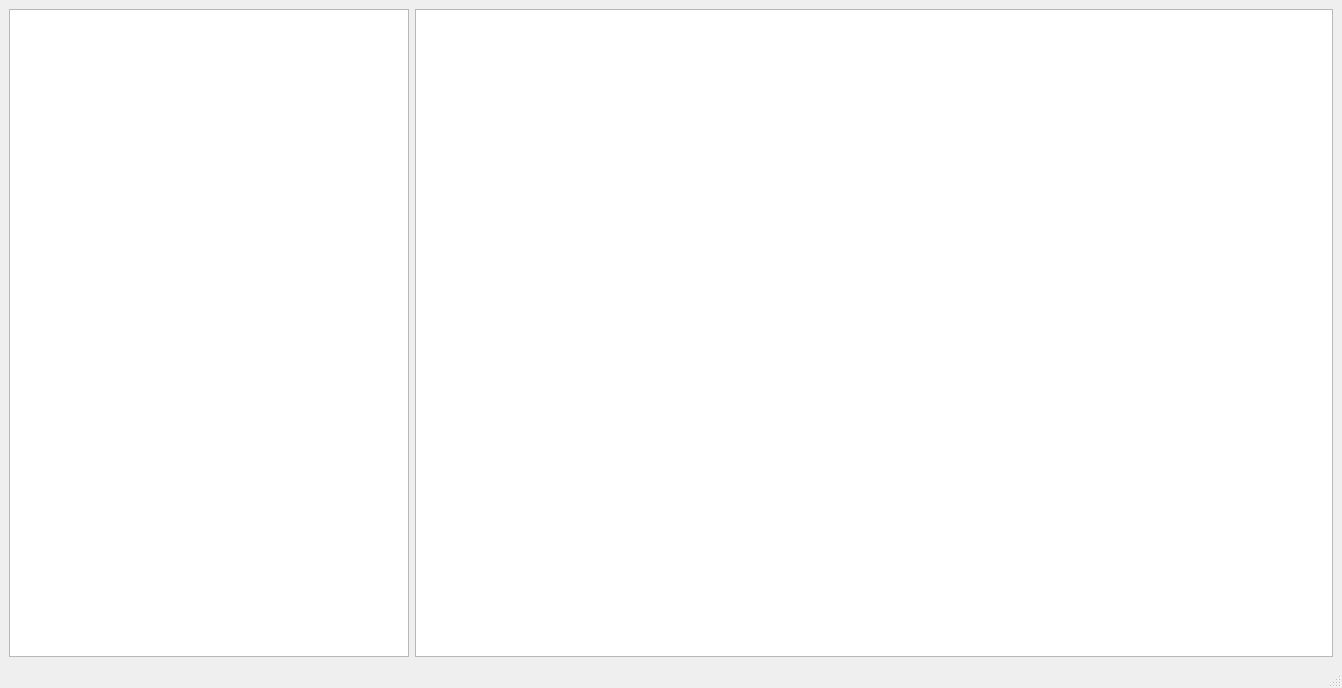
<?xml version="1.0" encoding="UTF-8"?>
<ui version="4.0">
 <class>MainWindow</class>
 <widget class="QMainWindow" name="MainWindow">
  <property name="geometry">
   <rect>
    <x>0</x>
    <y>0</y>
    <width>1342</width>
    <height>688</height>
   </rect>
  </property>
  <property name="windowTitle">
   <string>Просмотр картинок</string>
  </property>
  <widget class="QWidget" name="centralwidget">
   <property name="maximumSize">
    <size>
     <width>1342</width>
     <height>754</height>
    </size>
   </property>
   <layout class="QGridLayout" name="gridLayout">
    <item row="1" column="0">
     <widget class="QTreeView" name="treeView">
      <property name="sizePolicy">
       <sizepolicy hsizetype="Maximum" vsizetype="Expanding">
        <horstretch>0</horstretch>
        <verstretch>0</verstretch>
       </sizepolicy>
      </property>
      <property name="minimumSize">
       <size>
        <width>400</width>
        <height>0</height>
       </size>
      </property>
     </widget>
    </item>
    <item row="1" column="1">
     <widget class="QListView" name="listView">
      <property name="sizePolicy">
       <sizepolicy hsizetype="Expanding" vsizetype="Expanding">
        <horstretch>0</horstretch>
        <verstretch>0</verstretch>
       </sizepolicy>
      </property>
      <property name="minimumSize">
       <size>
        <width>0</width>
        <height>0</height>
       </size>
      </property>
      <property name="maximumSize">
       <size>
        <width>16777215</width>
        <height>16777215</height>
       </size>
      </property>
      <property name="mouseTracking">
       <bool>false</bool>
      </property>
      <property name="layoutDirection">
       <enum>Qt::LeftToRight</enum>
      </property>
      <property name="autoFillBackground">
       <bool>true</bool>
      </property>
      <property name="verticalScrollBarPolicy">
       <enum>Qt::ScrollBarAsNeeded</enum>
      </property>
      <property name="horizontalScrollBarPolicy">
       <enum>Qt::ScrollBarAlwaysOff</enum>
      </property>
      <property name="sizeAdjustPolicy">
       <enum>QAbstractScrollArea::AdjustToContents</enum>
      </property>
      <property name="movement">
       <enum>QListView::Free</enum>
      </property>
      <property name="resizeMode">
       <enum>QListView::Adjust</enum>
      </property>
      <property name="layoutMode">
       <enum>QListView::SinglePass</enum>
      </property>
      <property name="gridSize">
       <size>
        <width>200</width>
        <height>200</height>
       </size>
      </property>
      <property name="viewMode">
       <enum>QListView::ListMode</enum>
      </property>
     </widget>
    </item>
   </layout>
  </widget>
  <widget class="QMenuBar" name="menubar">
   <property name="geometry">
    <rect>
     <x>0</x>
     <y>0</y>
     <width>1342</width>
     <height>26</height>
    </rect>
   </property>
  </widget>
  <widget class="QStatusBar" name="statusbar"/>
 </widget>
 <resources/>
 <connections/>
</ui>
